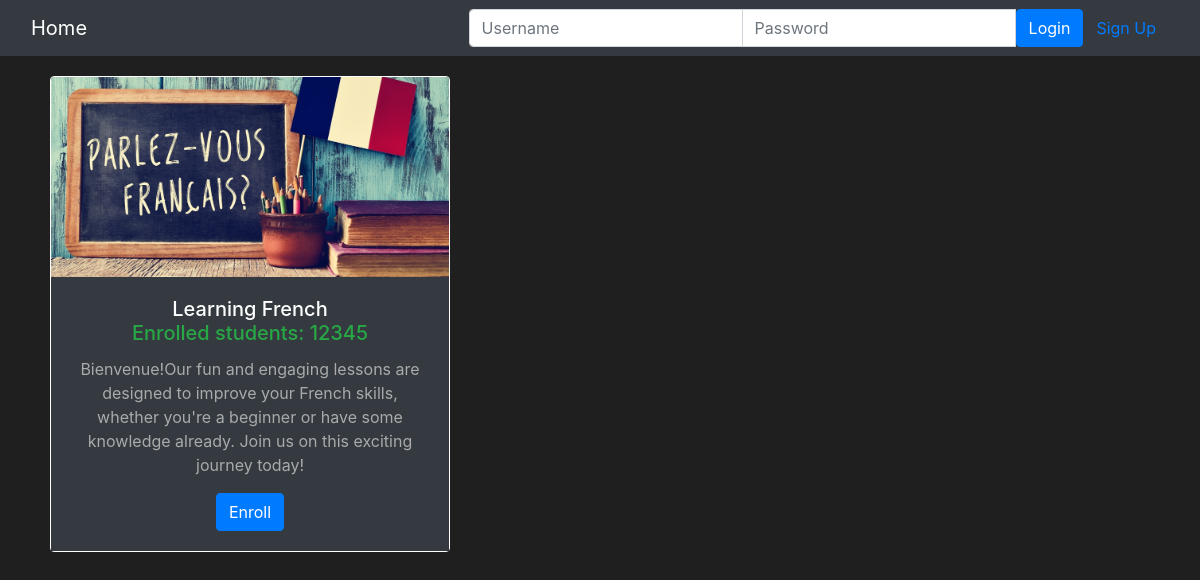
Page /onlinecourse/ on the earlier database version.
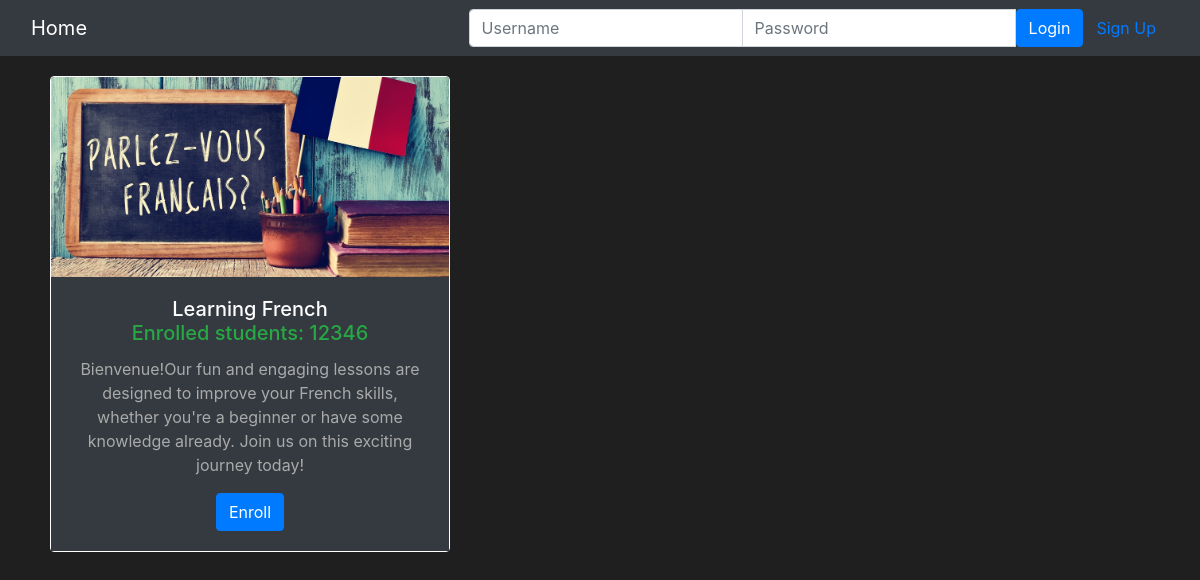
Same page on the later database version.
### onlinecourse/models.py (models this page shows, shortened)
class Course(models.Model):
    name = models.CharField(null=False, max_length=30, default='online course')
    image = models.ImageField(upload_to='course_images/')
    description = models.CharField(max_length=1000)
    pub_date = models.DateField(null=True)
    instructors = models.ManyToManyField(Instructor)
    users = models.ManyToManyField(settings.AUTH_USER_MODEL, through='Enrollment')
    total_enrollment = models.IntegerField(default=0)
    is_enrolled = False

### onlinecourse/views.py (the view)
class CourseListView(generic.ListView):
    template_name = 'onlinecourse/course_list_bootstrap.html'
    context_object_name = 'course_list'
    def get_queryset(self):
        user = self.request.user
        courses = Course.objects.order_by('-total_enrollment')[:10]
        for course in courses:
            if user.is_authenticated:
                course.is_enrolled = check_if_enrolled(user, course)
        return courses

### onlinecourse/templates/onlinecourse/course_list_bootstrap.html (shortened to what this page needs)
<!DOCTYPE html>
<html lang="en">
<head>
  {% load static %}
  <link rel="stylesheet" href="https://maxcdn.bootstrapcdn.com/bootstrap/4.5.2/css/bootstrap.min.css">
</head>
<body>
<nav class="navbar navbar-dark bg-dark">
    <div class="container-fluid">
        <div class="navbar-header">
            <a class="navbar-brand" href="{% url 'onlinecourse:index' %}">Home</a>
        </div>
        <ul class="nav navbar-nav navbar-right">
            {% if user.is_authenticated %}
            <li>
                <a class="btn btn-link" href="#">{{ user.first_name }}({{ user.username }})</a>
                <a class="btn btn-link" href="{% url 'onlinecourse:logout' %}">Logout</a>
            </li>
            {% else %}
            <li>
                <form class="form-inline" action="{% url 'onlinecourse:login' %}" method="post">
                    <div class="input-group">
                        <input type="text" class="form-control" placeholder="Username" name="username" >
                        <input type="password" class="form-control" placeholder="Password" name="psw" >
                        <button class="btn btn-primary" type="submit">Login</button>
                        <a class="btn btn-link" href="{% url 'onlinecourse:registration' %}">Sign Up</a>
                    </div>
                </form>
            </li>
            {% endif %}
        </ul>
    </div>
</nav>
{% if course_list %}
<div class="container">
  <div class="card-deck">
    {% for course in course_list %}
    <div class="card text-center" style="max-width: 400px; margin: 20px 20px;">
      <img class="card-img-top" src="{{MEDIA_URL}}/{{ course.image }}" style="height: 200px; object-fit: cover;" alt="Course image">
      <div class="card-body bg-dark text-light">
        <h5 class="card-title">{{ course.name }}
          <br>
          <span class="text-success">Enrolled students: {{ course.total_enrollment }}</span>
        </h5>
        <p class="card-text">{{ course.description }}</p>
        <form action="{% url 'onlinecourse:enroll' course.id %}" method="post">
          <input class="btn btn-primary" type="submit" value="{% if course.is_enrolled %}Enter{% else %}Enroll{% endif %}">
        </form>
      </div>
    </div>
    {% endfor %}
  </div>
</div>
{% else %}
<p>No courses are available.</p>
{% endif %}
</body>
</html>

### onlinecourse/templates/onlinecourse/course_list_bootstrap.html (style rules this page uses)
body { background-color: #1f1f1f; color: #fff; }
.navbar { background-color: #333; }
.card { background-color: #333; border-color: #fff; }
.card-title { color: #fff; }
.card-text { color: #aaa; }

Differences in the rows shown:
changed Course "Learning French": total_enrollment "12345" → "12346"
